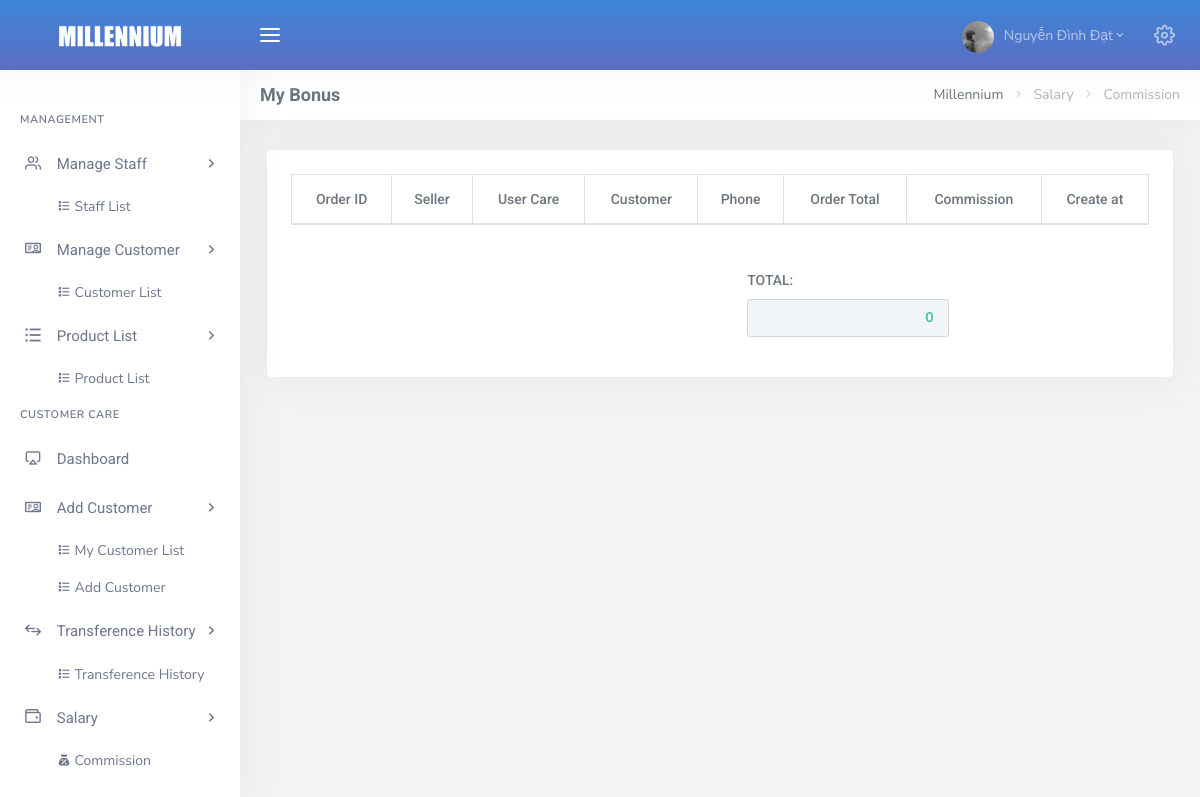
Before: /admin/dashboard.php?page=list_bonus (signed in) with the older database file.
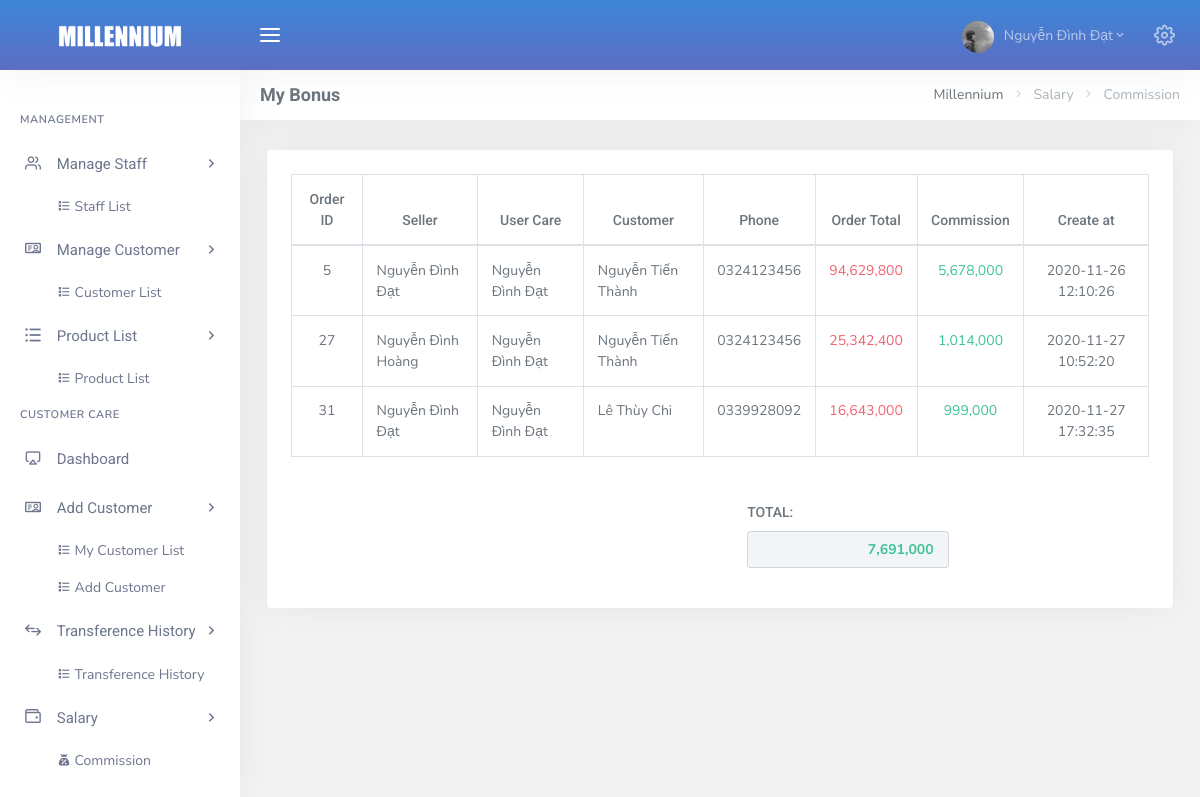
After: the same page with the newer database file.
### tables this page shows
CREATE TABLE `tbl_bonus` (
  `user_id` int(11) NOT NULL,
  `order_id` int(11) NOT NULL,
  `bonus` float NOT NULL,
  `create_at` datetime NOT NULL DEFAULT current_timestamp()
);

CREATE TABLE `tbl_user` (
  `id` int(11) NOT NULL,
  `name` varchar(50) NOT NULL,
  `showroom_id` int(11) NOT NULL,
  `avatar` varchar(50) NOT NULL DEFAULT 'default.png',
  `email` varchar(50) NOT NULL,
  `passw` varchar(50) NOT NULL DEFAULT '123456',
  `addres` varchar(100) NOT NULL,
  `salary` float NOT NULL,
  `role` tinyint(4) NOT NULL DEFAULT 2,
  `status` tinyint(4) NOT NULL DEFAULT 1,
  `create_at` datetime NOT NULL DEFAULT current_timestamp()
);

CREATE TABLE `tbl_customer` (
  `id` int(11) NOT NULL,
  `name` varchar(50) NOT NULL,
  `showroom_id` int(11) NOT NULL,
  `phone` varchar(10) NOT NULL,
  `email` varchar(50) NOT NULL,
  `sex` varchar(5) NOT NULL,
  `birth` date NOT NULL DEFAULT '1970-01-01',
  `passw` varchar(50) NOT NULL,
  `avatar` varchar(50) NOT NULL DEFAULT 'guest.jpg',
  `create_at` datetime NOT NULL DEFAULT current_timestamp()
);

CREATE TABLE `tbl_order` (
  `id` int(11) NOT NULL,
  `user_id_buy` int(11) NOT NULL,
  `user_id_care` int(11) NOT NULL,
  `customer_id` int(11) NOT NULL,
  `total` float NOT NULL,
  `create_at` datetime NOT NULL DEFAULT current_timestamp()
);

### admin/Controller/User/User_c.php (called while the page is built, shortened)
<?php
    include_once("Model/User/User_m.php");
    class User_c extends User_m {
        private $user;
        function __construct()
        {
            $this->user = new User_m();
        }
        public function Bonus() {
            if (isset($_SESSION['id'])) {
                $user_id = (int)$_SESSION['id'];
            }
            $user = $this->user->getBonus($user_id);
            include_once 'View/User/list_bonus.php';
        }
    }

### admin/Config/myConfig.php (called while the page is built, shortened)
<?php
	class Connect{
		private $user = "root";
		private $pass = "";
		private $dns = "mysql:host=localhost;dbname=customer_care";
		function __construct(){
			try {
				$this->pdo = new PDO($this->dns, $this->user, $this->pass);
				$this->pdo->query("SET NAMES utf8");
			} catch (PDOException $e) {
				echo $e->getMessage();
				exit();
			}
		}
	}
 ?>

### admin/Model/User/User_m.php (called while the page is built, shortened)
<?php
	include_once 'Config/myConfig.php';
	class User_m extends Connect {
		function __construct()
		{
			parent::__construct();
		}
		protected function getBonus($user_id) {
			$sql = "SELECT
					    tbl_bonus.order_id,
					    usersell.name as 'Seller',
					    usercare.name as 'User Care',
					    tbl_customer.name 'Customer',
					    tbl_customer.phone,
					    tbl_order.total,
					    tbl_bonus.bonus,
					    tbl_bonus.create_at
					FROM
					    tbl_bonus,
					    tbl_user,
					    tbl_user as usersell,
					    tbl_user as usercare,
					    tbl_order,
					    tbl_customer
					WHERE
					    tbl_bonus.user_id = tbl_user.id AND tbl_bonus.order_id = tbl_order.id AND tbl_order.user_id_buy = usersell.id AND tbl_order.user_id_care = usercare.id AND tbl_order.customer_id = tbl_customer.id AND tbl_bonus.user_id = :user_id";
			$pre = $this->pdo->prepare($sql);
			$pre->bindParam(":user_id", $user_id);
			$pre->execute();
			$result = array();
			while($row = $pre->fetch(PDO::FETCH_ASSOC)) {
				$result[] = $row;
			}
			return $result;
		}
	}
 ?>

### admin/View/User/list_bonus.php (the view)
<div class="row">
    <div class="col-12">
        <div class="card-box table-responsive">
            <table id="list_bonus" class="display table table-bordered dt-responsive nowrap" style="border-collapse: collapse; border-spacing: 0; width: 100%;">
                <thead>
                    <tr class="text-center">
                        <th>Order ID</th>
                        <th>Seller</th>
                        <th>User Care</th>
                        <th>Customer</th>
                        <th>Phone</th>
                        <th>Order Total</th>
                        <th>Commission</th>
                        <th>Create at</th>
                    </tr>
                </thead>
                <tbody>
                    <?php
                        $total = 0;
                        foreach ($user as $key => $value) {
                            $total += $value['bonus'];
                    ?>
                            <tr>
                                <td class="text-center"><?= $value['order_id']; ?></td>
                                <td><?= $value['Seller']; ?></td>
                                <td><?= $value['User Care']; ?></td>
                                <td><?= $value['Customer']; ?></td>
                                <td><?= $value['phone']; ?></td>
                                <td class="text-center text-danger"><?= number_format($value['total']); ?></td>
                                <td class="text-center text-success"><?= number_format($value['bonus']); ?></td>
                                <td class="text-center"><?= $value['create_at']; ?></td>
                            </tr>
                        <?php
                        }
                     ?>
                </tbody>
            </table><br>
            <div class="float-right form-group" style="margin-right: 200px;">
                <label class="">TOTAL:</label>
                <div>
                <input type="text" class=" font-weight-bold text-right text-success form-control" disabled=""  value="<?= number_format($total); ?>">
                </div>
            </div>
        </div>
    </div>
</div>

Changed rows visible on the page:
added tbl_bonus: order "5", user.name "Nguyễn Đình Đạt", tbl_customer.name "Nguyễn Tiến Thành", tbl_customer.phone "0324123456", order.total "94,629,800", bonus "5,678,000", create_at "2020-11-26 12:10:26"
added tbl_bonus: order "27", tbl_user.name "Nguyễn Đình Hoàng", user.name "Nguyễn Đình Đạt", tbl_customer.name "Nguyễn Tiến Thành", tbl_customer.phone "0324123456", order.total "25,342,400", bonus "1,014,000", create_at "2020-11-27 10:52:20"
added tbl_bonus: order "31", user.name "Nguyễn Đình Đạt", tbl_customer.name "Lê Thùy Chi", tbl_customer.phone "0339928092", order.total "16,643,000", bonus "999,000", create_at "2020-11-27 17:32:35"
Other visible differences:
form field value: "0" → "7,691,000"
